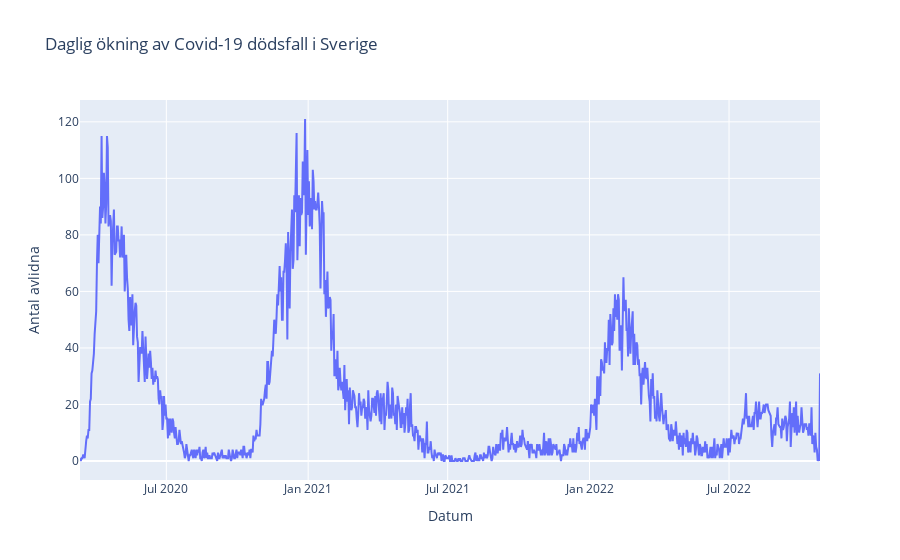

Notebook code cell kept with this figure:
### Code cell
fig_dödsfall = px.line(covid_dödsfall_data,
                       x='Datum_avliden',
                       y='Antal_avlidna',
                       title='Daglig ökning av Covid-19 dödsfall i Sverige',
                       labels={'Datum_avliden': 'Datum', 'Antal_avlidna': 'Antal avlidna'})

fig_dödsfall.show()
fig_dödsfall.write_html("../Labb/Visualiseringar/Uppgift_3/fig_dödsfall.html")

### Figure 1 — Plotly figure (JSON) as saved in the notebook; plotly's stock layout.template omitted (floating-point values rounded to 4 significant figures; data arrays with more than 128 entries replaced by an {"elided": "..."} marker saying what was removed)
{"data": [{"hovertemplate": "Datum=%{x}<br>Antal avlidna=%{y}<extra></extra>", "legendgroup": "", "line": {"color": "#636efa", "dash": "solid"}, "marker": {"symbol": "circle"}, "mode": "lines", "name": "", "orientation": "v", "showlegend": false, "type": "scatter", "x": {"elided": "961 str values"}, "xaxis": "x", "y": {"elided": "961 int values"}, "yaxis": "y"}], "layout": {"legend": {"tracegroupgap": 0}, "title": {"text": "Daglig ökning av Covid-19 dödsfall i Sverige"}, "xaxis": {"anchor": "y", "domain": [0, 1], "title": {"text": "Datum"}}, "yaxis": {"anchor": "x", "domain": [0, 1], "title": {"text": "Antal avlidna"}}}}
